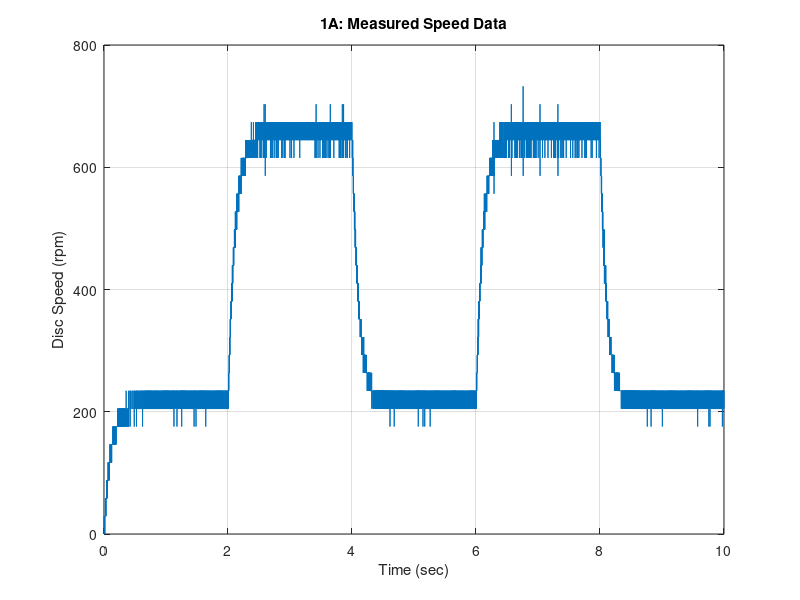
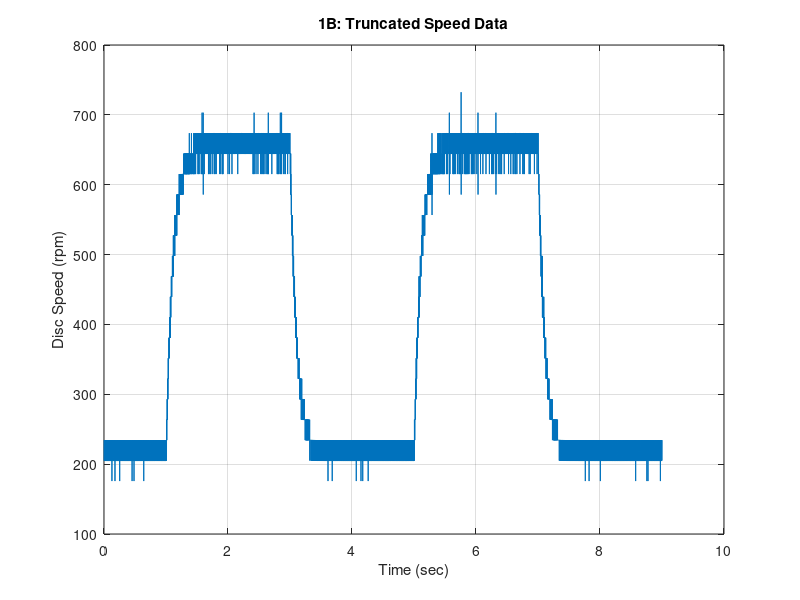
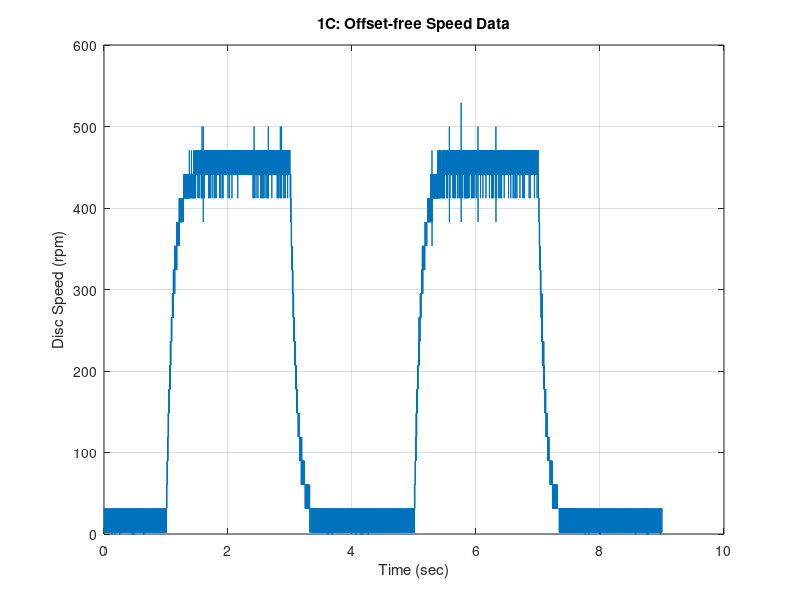
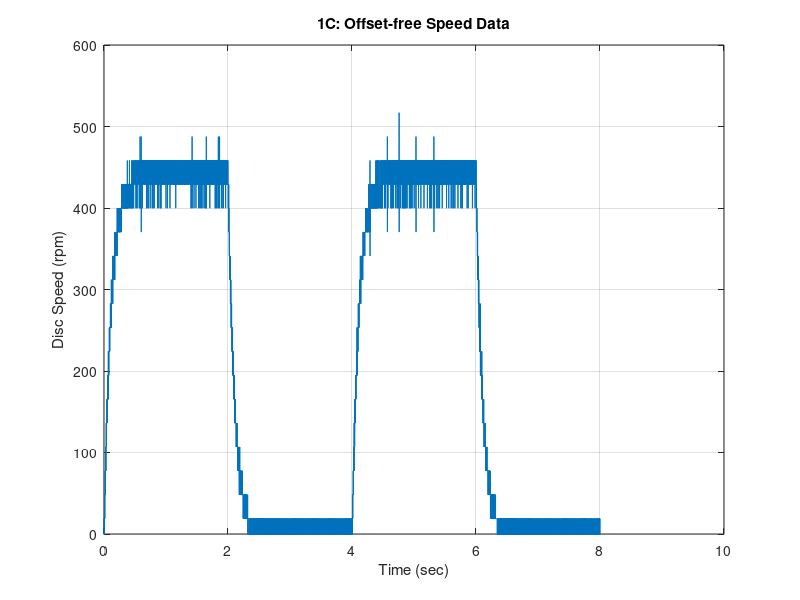

The MATLAB source for these figures, in order:
%% Pre-lab Exercise
   clc; clear; close all;

% Loading data from PreLab1_Data.mat
   load('./PreLab1_Data.mat');

% Q1- Storing data respect to time and speed
   time = discSpeed(:, 1);
   speed = discSpeed(:, 2);
   
   figure;
   plot(time, speed);
   grid ON;
   xlabel('Time (sec)');
   ylabel('Disc Speed (rpm)');
   title('1A: Measured Speed Data');

% Q2 - Truncating the data, 
   % For which rows is column 1 less than 1
   newDisc = discSpeed;  
   time_remove = newDisc(:, 1) < 1; 
   % Remove those rows
   newDisc(time_remove, :) = [];
   time1 = newDisc(:, 1) - 1;
   speed1 = newDisc(:, 2);
   
   figure;
   plot(time1, speed1);
   xlim([0 10])
   grid ON;
   xlabel('Time (sec)');
   ylabel('Disc Speed (rpm)');
   title('1B: Truncated Speed Data');
 
% Q3 - DC Offset removal
   time3 = newDisc(:, 1) - 1;
   speed3 = newDisc(:, 2);
   m = mean(speed3)/2;
   speed3 = newDisc(:, 2) - m;
   figure;
   plot(time3, speed3);
   xlim([0 10])
   ylim([0 600])
   grid ON;
   xlabel('Time (sec)');
   ylabel('Disc Speed (rpm)');
   title('1C: Offset-free Speed Data');
   
% Q4 - Truncated Offset-free Speed Data
   newDisc4 = discSpeed;  
   time_remove4 = newDisc4(:, 1) < 2; 
   newDisc4(time_remove4, :) = [];
   time4 = newDisc4(:, 1) - 2;
   speed4 = newDisc4(:, 2);
   m = mean(speed4)/2;
   speed4 = newDisc4(:, 2) - m;


   figure;
   plot(time4, speed4);
   xlim([0 10])
   ylim([0 600])
   grid ON;
   xlabel('Time (sec)');
   ylabel('Disc Speed (rpm)');
   title('1C: Offset-free Speed Data');

   